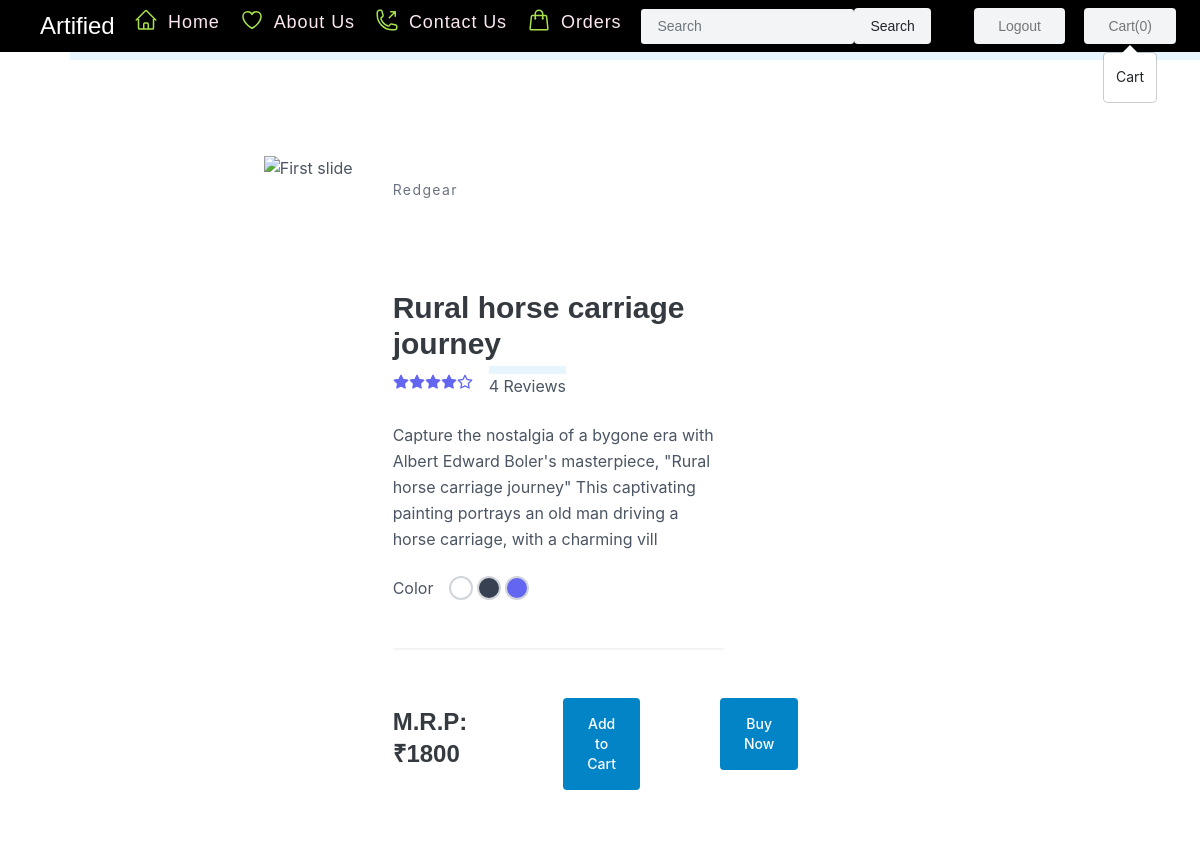
Screenshot of /products/1 (signed in) with the database file from the repository.
### shop/models.py (models this page shows, shortened)
class Product(models.Model):
    product_id = models.AutoField(primary_key=True)
    product_name = models.CharField(max_length=50)
    category = models.CharField(max_length=50, default="")
    subcategory = models.CharField(max_length=50, default="")
    price = models.IntegerField(default=0)
    desc = models.CharField(max_length=3000)
    pub_date = models.DateTimeField(default=timezone.now)
    img = models.ManyToManyField(Product_image)
    seller = models.ForeignKey(
        Seller, default=None, on_delete=models.DO_NOTHING)

### shop/views.py (the view)
# urls.py: path("products/<int:myid>", views.productView, name="ProductView"),
def productView(request, myid):
    product = Product.objects.filter(product_id=myid)
    return render(request, 'shop/prodView.html', {'Vproduct': product[0]})

### shop/templates/shop/prodView.html (shortened to what this page needs)
{% extends 'shop/basic.html' %}
{% block body %}
<section class="text-gray-600 body-font overflow-hidden">
    <div class="container px-5 py-24 mx-auto">
      <div class="lg:w-4/5 mx-auto flex flex-wrap">
        <div id="carouselExampleIndicators" class="carousel slide background-image" data-ride="carousel">
          <ol class="carousel-indicators">
            <li data-target="#carouselExampleIndicators" data-slide-to="0" class="active"></li>
          </ol>
          <div class="carousel-inner">
            <div class="carousel-item active">
              <img class="d-block w-100" style="width:100px; height:200px" src="{{Vproduct.img.all.first.image.url}}" alt="First slide">
            </div>
          </div>
          <a class="carousel-control-prev" href="#carouselExampleIndicators" role="button" data-slide="prev">
            <span class="carousel-control-prev-icon" aria-hidden="true"></span>
          </a>
          <a class="carousel-control-next" href="#carouselExampleIndicators" role="button" data-slide="next">
            <span class="carousel-control-next-icon" aria-hidden="true"></span>
          </a>
      </div>
        <div class="lg:w-1/2 w-full lg:pl-10 lg:py-6 mt-6 lg:mt-0">
          <h2 class="text-sm title-font text-gray-500 tracking-widest">Redgear</h2>
          <h1 class="text-gray-900 text-3xl title-font font-medium mb-1" id="namepr{{Vproduct.id}}">{{Vproduct.product_name}}</h1>
          <div class="flex mb-4">
            <span class="flex items-center">
              <svg fill="currentColor" stroke="currentColor" stroke-linecap="round" stroke-linejoin="round" stroke-width="2" class="w-4 h-4 text-indigo-500" viewBox="0 0 24 24">
                <path d="M12 2l3.09 6.26L22 9.27l-5 4.87 1.18 6.88L12 17.77l-6.18 3.25L7 14.14 2 9.27l6.91-1.01L12 2z"></path>
              </svg>
              <svg fill="currentColor" stroke="currentColor" stroke-linecap="round" stroke-linejoin="round" stroke-width="2" class="w-4 h-4 text-indigo-500" viewBox="0 0 24 24">
                <path d="M12 2l3.09 6.26L22 9.27l-5 4.87 1.18 6.88L12 17.77l-6.18 3.25L7 14.14 2 9.27l6.91-1.01L12 2z"></path>
              </svg>
              <svg fill="currentColor" stroke="currentColor" stroke-linecap="round" stroke-linejoin="round" stroke-width="2" class="w-4 h-4 text-indigo-500" viewBox="0 0 24 24">
                <path d="M12 2l3.09 6.26L22 9.27l-5 4.87 1.18 6.88L12 17.77l-6.18 3.25L7 14.14 2 9.27l6.91-1.01L12 2z"></path>
              </svg>
              <svg fill="currentColor" stroke="currentColor" stroke-linecap="round" stroke-linejoin="round" stroke-width="2" class="w-4 h-4 text-indigo-500" viewBox="0 0 24 24">
                <path d="M12 2l3.09 6.26L22 9.27l-5 4.87 1.18 6.88L12 17.77l-6.18 3.25L7 14.14 2 9.27l6.91-1.01L12 2z"></path>
              </svg>
              <svg fill="none" stroke="currentColor" stroke-linecap="round" stroke-linejoin="round" stroke-width="2" class="w-4 h-4 text-indigo-500" viewBox="0 0 24 24">
                <path d="M12 2l3.09 6.26L22 9.27l-5 4.87 1.18 6.88L12 17.77l-6.18 3.25L7 14.14 2 9.27l6.91-1.01L12 2z"></path>
              </svg>
              <span class="text-gray-600 ml-3">4 Reviews</span>
            </span>
          </div>
          <p class="leading-relaxed">{{Vproduct.desc}}</p>
          <div class="flex mt-6 items-center pb-5 border-b-2 border-gray-100 mb-5">
            <div class="flex">
              <span class="mr-3">Color</span>
              <button class="border-2 border-gray-300 rounded-full w-6 h-6 focus:outline-none"></button>
              <button class="border-2 border-gray-300 ml-1 bg-gray-700 rounded-full w-6 h-6 focus:outline-none"></button>
              <button class="border-2 border-gray-300 ml-1 bg-indigo-500 rounded-full w-6 h-6 focus:outline-none"></button>
            </div>
          </div>
          <div class="flex">
            <p class="title-font font-medium text-2xl text-gray-900 mt-2" >M.R.P: ₹<span id="pricepr{{Vproduct.id}}">{{Vproduct.price}}</span></p>
            <span id="divpr{{Vproduct.id}}" class="divpr w-auto">
              <button type="button" id="pr{{Vproduct.id}}" class="hidden lg:flex lg:mx-auto lg:flex lg:items-center lg:w-auto lg:space-x-6 md:flex md:mx-auto lg:ml-24 md:ml-1 basis-1/2 md:mr-12 md:flex md:items-center md:w-auto md:space-x-6 inline-flex items-center bg-sky-600 border-0 py-3  px-4 focus:outline-none hover:bg-cyan-500 rounded text-base md:mt-0 text-sm font-medium cart text-white">Add to Cart</button>
            </span><a href='/checkout/'>
            <button class="lg:flex lg:mx-auto lg:flex lg:items-center lg:w-auto lg:space-x-6 md:flex md:mx-auto lg:ml-20 md:ml-1 basis-1/2 md:mr-12 md:flex md:items-center md:w-auto md:space-x-6 inline-flex items-center bg-sky-600 border-0 py-3 px-6 focus:outline-none hover:bg-cyan-500 rounded text-base md:mt-0 text-sm font-medium cart text-white" id='Buy'>Buy Now</button></a>
          </div>
        </div>
      </div>
    </div>
  </section>
{% endblock %}

### shop/static/css/orders.css (style rules this page uses)
body { font-family:'Inter', sans-serif; border-bottom: 8px solid #e7f5ff; }
.text-gray-600 { border-top: 8px solid #e7f5ff; margin-left: 70px; }
.text-gray-900 { color:#343a40!important; font-family: sans-serif!important; font-weight: bold!important; }
#namepr { margin-top: 90px!important; margin-left:0!important; font-size: 30px!important; margin-right: 0; }

### rows the page displays
Product: product_name "Rural horse carriage journey", desc "Capture the nostalgia of a bygone era with Albert Edward Boler's masterpiece, \"Rural horse carriage journey\" This captivating painting portrays an old man driving a horse carriage, with a charming vill", price "1800"
